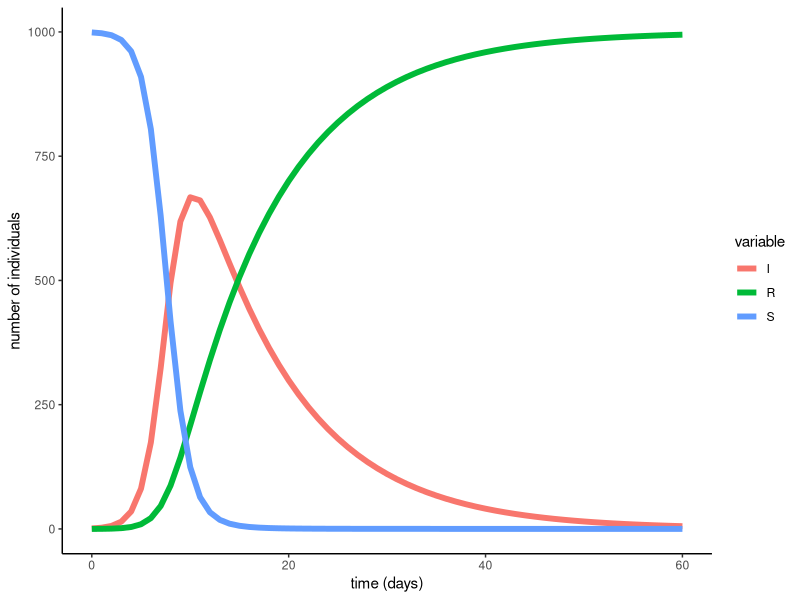
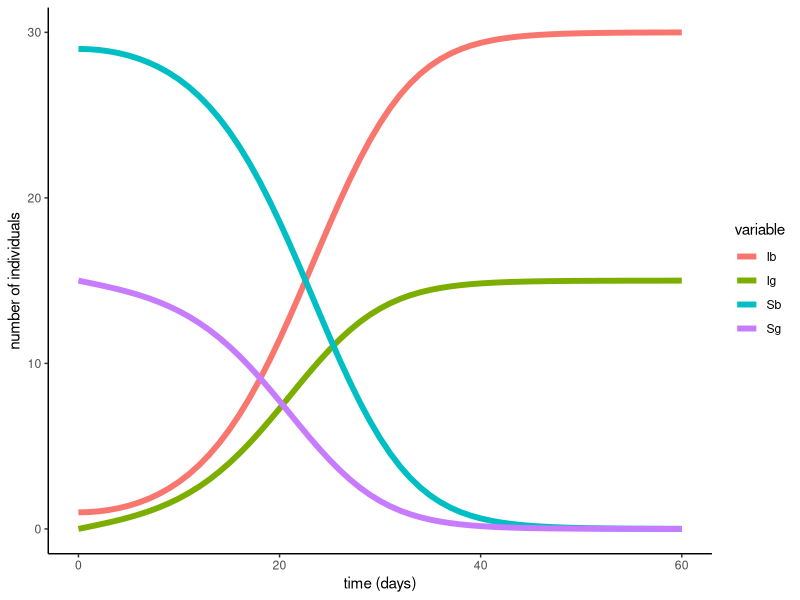

Reproduce these figures in R, in order. (Note: this script raises an error after producing the figures.)
library(deSolve)
closed.sir.model <- function (t, x, params) {
  ## first extract the state variables
  S <- x[1]
  I <- x[2]
  R <- x[3]
  ## now extract the parameters
  beta <- params["beta"]
  gamma <- params["gamma"]
  N <- S+I+R
  ## now code the model equations
  dSdt <- -beta*S*I/N
  dIdt <- beta*S*I/N-gamma*I
  dRdt <- gamma*I
  ## combine results into a single vector
  dxdt <- c(dSdt,dIdt,dRdt)
  ## return result as a list!
  list(dxdt)
}


parms <- c(beta=1,gamma=1/10)
times <- seq(from=0,to=60,by=1)
xstart <- c(S=999,I=1,R=0)



library(tidyverse)
ode(
  func=closed.sir.model,
  y=xstart,
  times=times,
  parms=parms
) %>%
  as.data.frame() -> out



out %>%
  gather(variable,value,-time) %>%
  ggplot(aes(x=time,y=value,color=variable))+
  geom_line(size=2)+
  theme_classic()+
  labs(x='time (days)',y='number of individuals')



#Now for cooties
closed.sir.model <- function (t, x, params) {
  ## first extract the state variables
  Sg <- x[1]
  Sb <- x[2]
  Ig <- x[3]
  Ib <- x[4]
  ## now extract the parameters
  beta <- params["beta"]
  #gamma <- params["gamma"]
  Nb <- Sb+Ib
  Ng <- Sb+Ig
  ## now code the model equations
  dSgdt <- -beta*Sg*Ib/Nb
  dSbdt <- -beta*Sb*Ig/Ng
  dIgdt <- beta*Sg*Ib/Nb
  dIbdt <- beta*Sb*Ig/Ng
  ## combine results into a single vector
  dxdt <- c(dSgdt,dSbdt,dIgdt,dIbdt)
  ## return result as a list!
  list(dxdt)
}


parms <- c(beta=0.25)#,gamma=365/13)
times <- seq(from=0,to=60,by=1)
xstart <- c(Sg=15, Sb=29,Ig=0, Ib = 1)

library(tidyverse)
ode(
  func=closed.sir.model,
  y=xstart,
  times=times,
  parms=parms
) %>%
  as.data.frame() -> out



out %>%
  gather(variable,value,-time) %>%
  ggplot(aes(x=time,y=value,color=variable))+
  geom_line(size=2)+
  theme_classic()+
  labs(x='time (days)',y='number of individuals')




#Now for cooties with recoveries
closed.sir.model <- function (t, x, params) {
  ## first extract the state variables
  Sg <- x[1]
  Sb <- x[2]
  Ig <- x[3]
  Ib <- x[4]
  Rg <- x[3]
  Rb <- x[4]
  ## now extract the parameters
  beta <- params["beta"]
  gamma <- params["gamma"]
  Nb <- Sb+Ib + Rb
  Ng <- Sb+Ig + Rg
  ## now code the model equations
  dSgdt <- -beta*Sg*Ib/Nb
  dSbdt <- -beta*Sb*Ig/Ng
  dIgdt <- beta*Sg*Ib/Nb - gamma*Ig
  dIbdt <- beta*Sb*Ig/Ng - gamma*Ib
  dRgdt <- gamma*Ig
  dRbdt <- gamma*Ib
  ## combine results into a single vector
  dxdt <- c(dSgdt,dSbdt,dIgdt,dIbdt,dRgdt,dRbdt)
  ## return result as a list!
  list(dxdt)
}


parms <- c(beta=0.25,gamma=1/60)
times <- seq(from=0,to=180,by=1)
xstart <- c(Sg=50, Sb=49,Ig=, Ib = 1, Rg = 0, Rb=0)

library(tidyverse)
ode(
  func=closed.sir.model,
  y=xstart,
  times=times,
  parms=parms
) %>%
  as.data.frame() -> out



out %>%
  gather(variable,value,-time) %>%
  ggplot(aes(x=time,y=value,color=variable))+
  geom_line(size=2)+
  theme_classic()+
  labs(x='time (days)',y='number of individuals') + 
  ylim(0,50)
